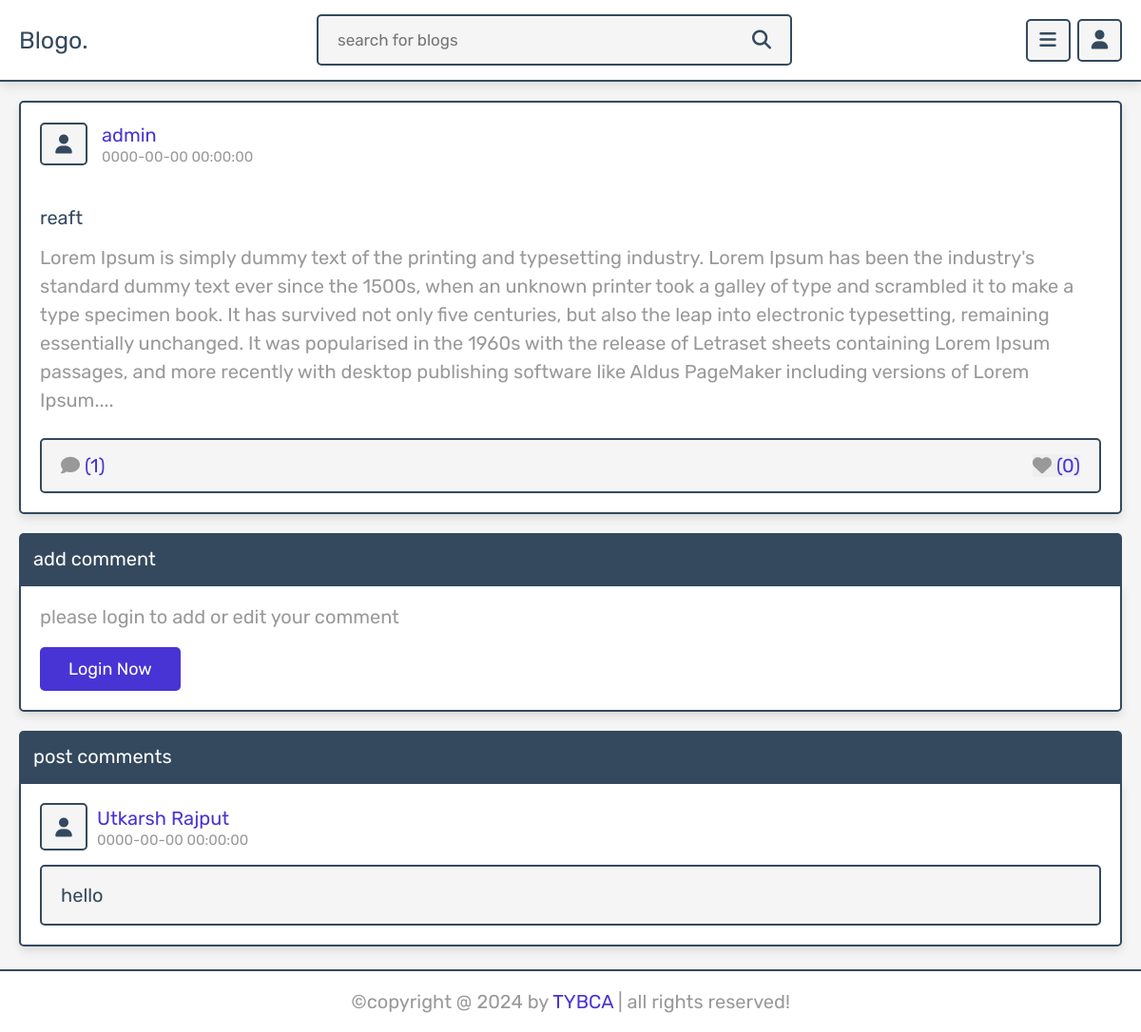
The page /view_post.php?post_id=3 on the database its author committed.
### tables this page shows
CREATE TABLE IF NOT EXISTS `posts` (
  `id` int(100) NOT NULL AUTO_INCREMENT,
  `admin_id` int(100) NOT NULL,
  `name` varchar(100) NOT NULL,
  `title` varchar(100) NOT NULL,
  `content` varchar(10000) NOT NULL,
  `category` varchar(50) NOT NULL,
  `image` varchar(100) NOT NULL,
  `date` datetime NOT NULL DEFAULT CURRENT_TIMESTAMP,
  `status` varchar(10) NOT NULL,
  PRIMARY KEY (`id`)
);

CREATE TABLE IF NOT EXISTS `comments` (
  `id` int(100) NOT NULL AUTO_INCREMENT,
  `post_id` int(100) NOT NULL,
  `admin_id` int(100) NOT NULL,
  `user_id` int(100) NOT NULL,
  `user_name` varchar(50) NOT NULL,
  `comment` varchar(1000) NOT NULL,
  `date` datetime NOT NULL DEFAULT CURRENT_TIMESTAMP,
  PRIMARY KEY (`id`)
);

### view_post.php (the view, shortened to what this page needs)
<?php
include 'components/connect.php';
if (isset($_SESSION['user_id'])) {
   $user_id = $_SESSION['user_id'];
} else {
   $user_id = '';
};
$get_id = $_GET['post_id'];
?>
<!DOCTYPE html>
<html lang="en">
<head>
   <link rel="stylesheet" href="https://cdnjs.cloudflare.com/ajax/libs/font-awesome/6.1.1/css/all.min.css">
   <link rel="stylesheet" href="css/style.css">
</head>
<body>
   <?php include 'components/user_header.php'; ?>
   <section class="posts-container" style="padding-bottom: 0;">
      <div class="box-container">
         <?php
         $select_posts = $conn->prepare("SELECT * FROM `posts` WHERE status = ? AND id = ?");
         $select_posts->execute(['active', $get_id]);
         if ($select_posts->rowCount() > 0) {
            while ($fetch_posts = $select_posts->fetch(PDO::FETCH_ASSOC)) {
               $post_id = $fetch_posts['id'];
               $count_post_comments = $conn->prepare("SELECT * FROM `comments` WHERE post_id = ?");
               $count_post_comments->execute([$post_id]);
               $total_post_comments = $count_post_comments->rowCount();
               $count_post_likes = $conn->prepare("SELECT * FROM `likes` WHERE post_id = ?");
               $count_post_likes->execute([$post_id]);
               $total_post_likes = $count_post_likes->rowCount();
               $confirm_likes = $conn->prepare("SELECT * FROM `likes` WHERE user_id = ? AND post_id = ?");
               $confirm_likes->execute([$user_id, $post_id]);
         ?>
               <form class="box" method="post">
                  <div class="post-admin">
                     <i class="fas fa-user"></i>
                     <div>
                        <a href="author_posts.php?author=<?= $fetch_posts['name']; ?>"><?= $fetch_posts['name']; ?></a>
                        <div><?= $fetch_posts['date']; ?></div>
                     </div>
                  </div>
                  <div class="post-title"><?= $fetch_posts['title']; ?></div>
                  <div class="post-content"><?= $fetch_posts['content']; ?></div>
                  <div class="icons">
                     <div><i class="fas fa-comment"></i><span>(<?= $total_post_comments; ?>)</span></div>
                     <button type="submit" name="like_post"><i class="fas fa-heart" style="<?php if ($confirm_likes->rowCount() > 0) {
                                                                                                echo 'color:var(--red);';
                                                                                             } ?>  "></i><span>(<?= $total_post_likes; ?>)</span></button>
                  </div>
               </form>
         <?php
            }
         } else {
            echo '<p class="empty">no posts found!</p>';
         }
         ?>
      </div>
   </section>
   <section class="comments-container">
      <p class="comment-title">add comment</p>
      <?php
      if ($user_id != '') {
         $select_admin_id = $conn->prepare("SELECT * FROM `posts` WHERE id = ?");
         $select_admin_id->execute([$get_id]);
         $fetch_admin_id = $select_admin_id->fetch(PDO::FETCH_ASSOC);
      ?>
         <form action="" method="post" class="add-comment">
            <input type="hidden" name="admin_id" value="<?= $fetch_admin_id['admin_id']; ?>">
            <input type="hidden" name="user_name" value="<?= $fetch_profile['name']; ?>">
            <p class="user"><i class="fas fa-user"></i><a href="update.php"><?= $fetch_profile['name']; ?></a></p>
            <textarea name="comment" maxlength="1000" class="comment-box" cols="30" rows="10" placeholder="write your comment" required></textarea>
            <input type="submit" value="add comment" class="inline-btn" name="add_comment">
         </form>
      <?php
      } else {
      ?>
         <div class="add-comment">
            <p>please login to add or edit your comment</p>
            <a href="login.php" class="inline-btn">login now</a>
         </div>
      <?php
      }
      ?>
      <p class="comment-title">post comments</p>
      <div class="user-comments-container">
         <?php
         $select_comments = $conn->prepare("SELECT * FROM `comments` WHERE post_id = ?");
         $select_comments->execute([$get_id]);
         if ($select_comments->rowCount() > 0) {
            while ($fetch_comments = $select_comments->fetch(PDO::FETCH_ASSOC)) {
         ?>
               <div class="show-comments" style="<?php if ($fetch_comments['user_id'] == $user_id) {
                                                      echo 'order:-1;';
                                                   } ?>">
                  <div class="comment-user">
                     <i class="fas fa-user"></i>
                     <div>
                        <span><?= $fetch_comments['user_name']; ?></span>
                        <div><?= $fetch_comments['date']; ?></div>
                     </div>
                  </div>
                  <div class="comment-box" style="<?php if ($fetch_comments['user_id'] == $user_id) {
                                                      echo 'color:var(--white); background:var(--black);';
                                                   } ?>"><?= $fetch_comments['comment']; ?></div>
               </div>
         <?php
            }
         } else {
            echo '<p class="empty">no comments added yet!</p>';
         }
         ?>
      </div>
   </section>
   <?php include 'components/footer.php'; ?>
</body>
</html>

### rows shown on the page
posts: name "admin", date "0000-00-00 00:00:00", title "reaft", content "Lorem Ipsum is simply dummy text of the printing and typesetting industry. Lorem Ipsum has been the industry's standard dummy text ever since the 1500s, when an unknown printer took a galley of type and scrambled it to make a type specimen book. It has survived not only five centuries, but also the leap into electronic typesetting, remaining essentially unchanged. It was popularised in the 1960s with the release of Letraset sheets containing Lorem Ipsum passages, and more recently with desktop publishing software like Aldus PageMaker including versions of Lorem Ipsum.", total_post_comments "1", total_post_likes "0"
comments: user_name "Utkarsh Rajput", date "0000-00-00 00:00:00", comment "hello"
